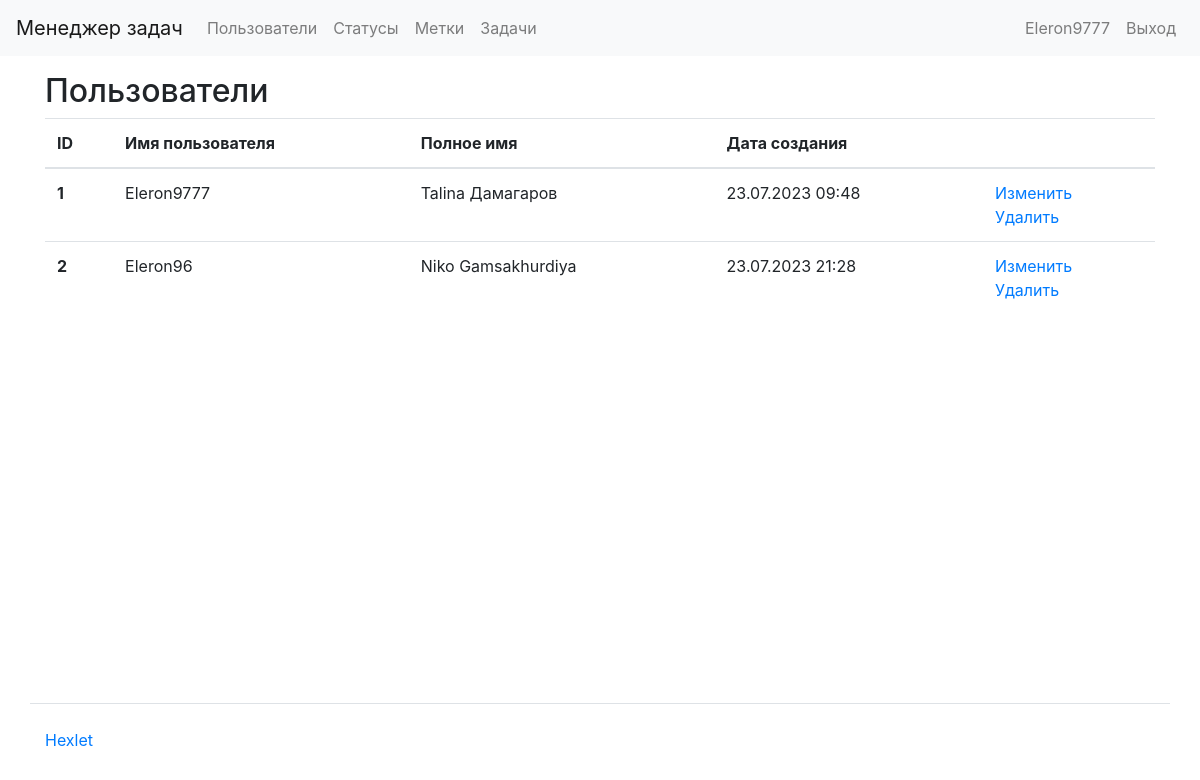
Screenshot of /users/ (signed in) with the database file from the repository.
### task_manager/users/models.py (models this page shows)
class User(AbstractUser):
    def get_absolute_url(self):
        return reverse('users:user_list')
    def __str__(self):
        return self.get_full_name()

### task_manager/users/views.py (the view)
# urls.py: path('', views.user_list, name='user_list'),
def user_list(request):
    users = get_user_model().objects.all()
    return render(request, 'users/users.html', {'users': users})

### task_manager/templates/users/users.html (shortened to what this page needs)
{% extends "base.html" %}
{% load i18n %}
{% load bootstrap4 %}
{% block content %}
  <h2>{% trans "Users" %}</h2>
  <table class="table">
    <thead>
      <tr>
        <th scope="col">{% trans "id" %}</th>
        <th scope="col">{% trans "Username" %}</th>
        <th scope="col">{% trans "Full Name" %}</th>
        <th scope="col">{% trans "Creation date" %}</th>
        <th scope="col"></th>
      </tr>
    </thead>
    <tbody>
      {% for user in users %}
        <tr>
          <th scope="row">{{ user.id }}</th>
          <td>{{ user.username }}</td>
          <td>{{ user.first_name }} {{ user.last_name }}</td>
          <td>{{ user.date_joined|date:"d.m.Y H:i" }}</td>
          <td>
            <a href="{% url 'users:edit_user' user.id %}">{% trans "Edit" %}</a>
            <br>
            <a href="{% url 'users:delete_user' user.id %}">{% trans "Delete" %}</a>
          </td>
        </tr>
      {% empty %}
        <tr>
          <td colspan="6">{% trans "No users found" %}</td>
        </tr>
      {% endfor %}
    </tbody>
  </table>
{% endblock %}

### task_manager/templates/header.html (shortened to what this page needs)
{% load i18n %}
<nav class="navbar navbar-expand-lg navbar-light bg-light mb-3">
  <a class="navbar-brand" href="/">{% block navbar_brand %}{% trans "Task Manager" %}{% endblock %}</a>
  <div class="collapse navbar-collapse" id="navbarToggleExternalContent">
    <ul class="navbar-nav mr-auto">
      <li class="nav-item">
        <a class="nav-link" href="/users/">{% block navlink1 %}{% trans "Users" %}{% endblock %}</a>
      </li>
      {% if user.is_authenticated %}
        <li class="nav-item">
          <a class="nav-link" href="/statuses/">{% trans "Statuses" %}</a>
        </li>
        <li class="nav-item">
          <a class="nav-link" href="/labels/">{% trans "Labels" %}</a>
        </li>
        <li class="nav-item">
          <a class="nav-link" href="/tasks/">{% trans "Tasks" %}</a>
        </li>
      {% endif %}
    </ul>
    <ul class="navbar-nav">
      {% if user.is_authenticated %}
        <li class="nav-item">
          <span class="navbar-text mr-2">{{ user.username }}</span>
        </li>
        <li class="nav-item">
          <a class="nav-link" href="{% url 'logout' %}">{% trans "Logout" %}</a>
        </li>
      {% endif %}
    </ul>
  </div>
</nav>

### rows the page displays
User: username "Eleron9777", id "1", first_name "Talina", last_name "Дамагаров", date_joined "23.07.2023 09:48"
User: id "2", username "Eleron96", first_name "Niko", last_name "Gamsakhurdiya", date_joined "23.07.2023 21:28"
